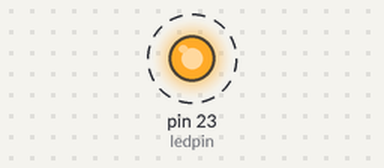
Simulated run of this sketch. Board: Arduino Mega 2560, built with avr-gcc and run on an emulated ATmega2560. Parts: output pins drawn as LEDs (lit = HIGH). Dashed ring = blinking.

Above: at 0.5 s.
Timing chart, 0 to 4.6 s (numbered marks = the images above):
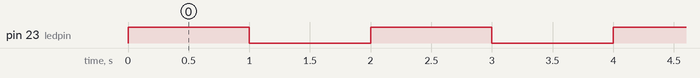

The sketch:

1_Blinking-LED.ino
```cpp
/*
Prof. Nehmiya Shikur
EGR-226: Digital Sys and Computer ORG

program: 1
Task: Makes the led light connected to pin 23 blink with a delay of 1 Second (1000ms)
*/

int ledpin = 23;                  // The LED light is connected to GIOP 23 (General purpose Input/Output pin 23)

void setup() {                    // put your setup code here, to run once:
  pinMode(ledpin, OUTPUT);        // The pinMode() function takes 2 parameters: the pin number and the type of action you want to do with that pin, which is either to read information (INPUT) or to output information (OUTPUT).
}

void loop() {                     // put your main code here, to run repeatedly:
  digitalWrite(ledpin, HIGH);     // The digitalWrite() function takes 2 parameters: the pin number and the value you want to write to that pin (HIGH or LOW).
  delay(1000);                    // The delay() function makes the program execution stop for n milliseconds.
  digitalWrite(ledpin, LOW);
  delay(1000);

}
```

Measured:
- by itself, pin 23 (ledpin): alternates HIGH for 1.0 s and LOW for 1.0 s
